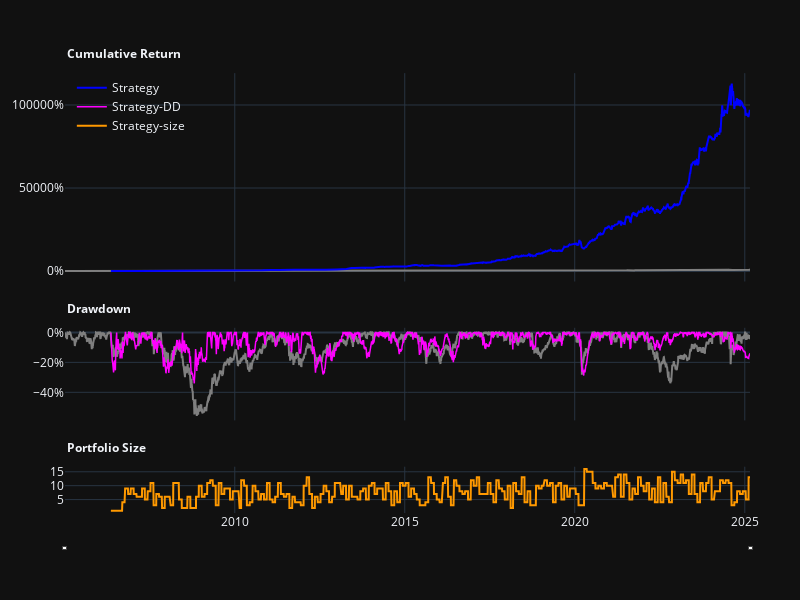

The notebook cell this image was saved under:
### Code cell
improved_tw3factor2._plot_equity_curve()

### Figure 1 — Plotly figure (JSON) as saved in the notebook; plotly's stock layout.template omitted (floating-point values rounded to 4 significant figures; data arrays with more than 128 entries replaced by an {"elided": "..."} marker saying what was removed)
{"data": [{"line": {"color": "#7F7F7F", "width": 2}, "name": "Benchmark", "showlegend": false, "type": "scatter", "x": {"elided": "4956 str values"}, "xaxis": "x", "y": {"elided": "4956 float values"}, "yaxis": "y"}, {"line": {"color": "#0000FF", "width": 2}, "name": "Strategy", "type": "scatter", "x": {"elided": "4625 str values"}, "xaxis": "x", "y": {"elided": "4625 float values"}, "yaxis": "y"}, {"line": {"color": "#7F7F7F", "width": 2}, "name": "Benchmark-DD", "showlegend": false, "type": "scatter", "x": {"elided": "4956 str values"}, "xaxis": "x2", "y": {"elided": "4956 float values"}, "yaxis": "y2"}, {"line": {"color": "#FF00FF", "width": 1.5}, "name": "Strategy-DD", "type": "scatter", "x": {"elided": "4625 str values"}, "xaxis": "x2", "y": {"elided": "4625 float values"}, "yaxis": "y2"}, {"line": {"color": "#FF9900", "width": 2}, "name": "Strategy-size", "type": "scatter", "x": {"elided": "4625 str values"}, "xaxis": "x3", "y": {"elided": "4625 int values"}, "yaxis": "y3"}], "layout": {"annotations": [{"showarrow": false, "text": "<b>Cumulative Return</b>", "x": 0, "xref": "x domain", "y": 1, "yref": "y domain", "yshift": 30}, {"showarrow": false, "text": "<b>Drawdown</b>", "x": 0, "xref": "x2 domain", "y": 1, "yref": "y2 domain", "yshift": 30}, {"showarrow": false, "text": "<b>Portfolio Size</b>", "x": 0, "xref": "x3 domain", "y": 1, "yref": "y3 domain", "yshift": 30}], "height": 600, "legend": {"bgcolor": "rgba(0,0,0,0)", "traceorder": "normal", "x": 0.01, "xanchor": "left", "y": 0.95, "yanchor": "top"}, "margin": {"b": 50, "l": 50, "r": 50, "t": 50}, "width": 800, "xaxis": {"anchor": "y", "domain": [0, 1], "matches": "x3", "showticklabels": false}, "xaxis2": {"anchor": "y2", "domain": [0, 1], "matches": "x3", "showticklabels": false}, "xaxis3": {"anchor": "y3", "domain": [0, 1], "rangeslider": {"thickness": 0.01, "visible": true}}, "yaxis": {"anchor": "x", "domain": [0.5, 0.95], "tickformat": ".0%"}, "yaxis2": {"anchor": "x2", "domain": [0.2, 0.4], "tickformat": ".0%"}, "yaxis3": {"anchor": "x3", "domain": [0, 0.1]}}}
